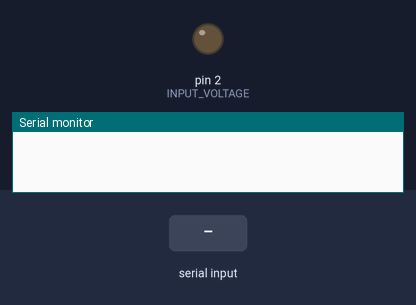
The sketch below on a simulated Arduino Uno, built with avr-gcc and run on an emulated ATmega328P. On the bench: output pins drawn as LEDs (lit = HIGH), the last lines printed to the serial monitor. The test bench sets the inputs (shaded band).

Above: at 1.2 s.
1.3 s: byte 1 (1) received over Serial
At 1.6 s:
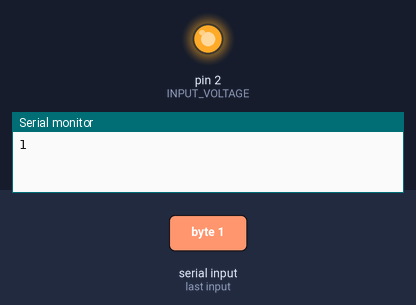
2.8 s: "1" received over Serial
At 4.0 s:
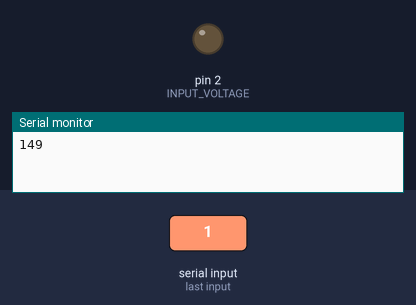
Timing chart, 0 to 5.8 s (numbered marks = the images above; inputs shaded):
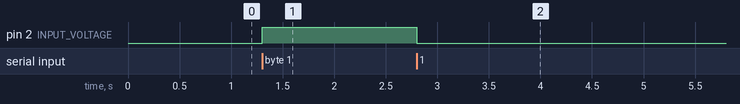

The sketch:

electronic_load_v1.ino
```cpp
#define INPUT_VOLTAGE 2
int value;

void setup() {
  Serial.begin(9600);

  //Define signals for interfacing
  pinMode(2, OUTPUT);
}

void loop() {

  if(Serial.available() > 0){
    value = Serial.read();

    Serial.print(value);

    if(value == 1){
      digitalWrite(INPUT_VOLTAGE, HIGH);
    }else {
      digitalWrite(INPUT_VOLTAGE,LOW);
    }
  }
}
```

Measured:
- after the input at 1.3 s, pin 2 (INPUT_VOLTAGE): LOW → HIGH at once
- after the input at 2.8 s, pin 2 (INPUT_VOLTAGE): HIGH → LOW at once
